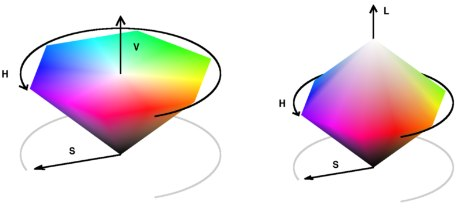
%> input picture colorspace/colorspace_01.jpg, 462 x 209 px
$ octave --eval "result = AshikhminTMO(imread('../../../colorspace/colorspace_01.jpg'));"   (GNU Octave 9; MATLAB toolbox functions it lacks are replaced by stand-ins)
%> lines starting %> are read from the running program, lines starting %| are printed output that depends on the picture
### HDR_Toolbox/source_code/ColorSpace/lum.m
function l=lum(img)
%
%       l=lum(img)
%
%       This function calculates the luminance
%
%
%       input:
%           img: a three color image
%
%       output:
%           l: luminance as XYZ color
%
%     Copyright (C) 2011  Francesco Banterle
%
%     This program is free software: you can redistribute it and/or modify
%     it under the terms of the GNU General Public License as published by
%     the Free Software Foundation, either version 3 of the License, or
%     (at your option) any later version.
%
%     This program is distributed in the hope that it will be useful,
%     but WITHOUT ANY WARRANTY; without even the implied warranty of
%     MERCHANTABILITY or FITNESS FOR A PARTICULAR PURPOSE.  See the
%     GNU General Public License for more details.
%
%     You should have received a copy of the GNU General Public License
%     along with this program.  If not, see <http://www.gnu.org/licenses/>.
%

[r,c,col]=size(img);
%> r = 209; c = 462; col = 3

if(col~=3)
    error('The input image is not a three color channels image!');
end

l=0.213*img(:,:,1)+0.715*img(:,:,2)+0.072*img(:,:,3);
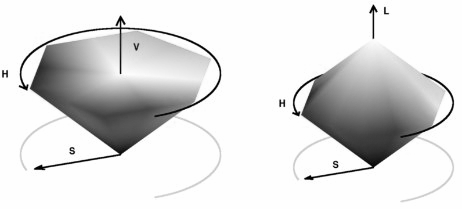
%> l: size 209x462 uint8; min 0, max 254, mean 221.7

end

### HDR_Toolbox/source_code/util/GaussianFilterWindow.m
function imgBlur=GaussianFilterWindow(img,window)
%
%
%       imgBlur=GaussianFilterWindow(img,sigma)
%
%
%       Input:
%           -img: the input image
%           -sigma: the value of the Gaussian filter
%
%       Output:
%           -imgBlur: a filtered image
%
%     Copyright (C) 2011  Francesco Banterle
%
%     This program is free software: you can redistribute it and/or modify
%     it under the terms of the GNU General Public License as published by
%     the Free Software Foundation, either version 3 of the License, or
%     (at your option) any later version.
%
%     This program is distributed in the hope that it will be useful,
%     but WITHOUT ANY WARRANTY; without even the implied warranty of
%     MERCHANTABILITY or FITNESS FOR A PARTICULAR PURPOSE.  See the
%     GNU General Public License for more details.
%
%     You should have received a copy of the GNU General Public License
%     along with this program.  If not, see <http://www.gnu.org/licenses/>.
%

H=fspecial('gaussian',window,GKSigma(window));
imgBlur = imfilter(img,H,'replicate');

end

### HDR_Toolbox/source_code/util/RemoveSpecials.m
function img=RemoveSpecials(img)
%
%
%       img=RemoveSpecials(img)
%
%
%       This function removes specials: Inf and NaN
%
%       Input:
%           -img: an image which can contain float special values
%
%       Output:
%           -img: the image without float special values
%
%     Copyright (C) 2011  Francesco Banterle
%
%     This program is free software: you can redistribute it and/or modify
%     it under the terms of the GNU General Public License as published by
%     the Free Software Foundation, either version 3 of the License, or
%     (at your option) any later version.
%
%     This program is distributed in the hope that it will be useful,
%     but WITHOUT ANY WARRANTY; without even the implied warranty of
%     MERCHANTABILITY or FITNESS FOR A PARTICULAR PURPOSE.  See the
%     GNU General Public License for more details.
%
%     You should have received a copy of the GNU General Public License
%     along with this program.  If not, see <http://www.gnu.org/licenses/>.
%
indx=find(isnan(img)|isinf(img));

img(indx)=0;

end

### HDR_Toolbox/source_code/util/MaxQuart.m
function ret=MaxQuart(matrix,percentile)
%
%
%       ret=MaxQuart(matrix,percentile)
%
%
%       Input:
%           -matrix: a matrix
%           -percentile: the percentile
%
%       Output:
%           -ret: the percentile of the input matrix
%
%     Copyright (C) 2011  Francesco Banterle
%
%     This program is free software: you can redistribute it and/or modify
%     it under the terms of the GNU General Public License as published by
%     the Free Software Foundation, either version 3 of the License, or
%     (at your option) any later version.
%
%     This program is distributed in the hope that it will be useful,
%     but WITHOUT ANY WARRANTY; without even the implied warranty of
%     MERCHANTABILITY or FITNESS FOR A PARTICULAR PURPOSE.  See the
%     GNU General Public License for more details.
%
%     You should have received a copy of the GNU General Public License
%     along with this program.  If not, see <http://www.gnu.org/licenses/>.
%

[n,m]=size(matrix);

matrix=sort(reshape(matrix,n*m,1));

ret=matrix(round(n*m*percentile));

end

### HDR_Toolbox/source_code/Tmo/util/TVI_Ashikhmin.m
function Lout = TVI_Ashikhmin( L )
%
%
%       Lout = TVI_Ashikhmin( L )
%
%
%       The TVI function used in Ashikhmin 2002 TMO
%
%       Input:
%           -L: luminance channel in calibrated units (cd/m^2)
%
%       Output:
%           -Lout: compressed luminance channel
%
%     This program is free software: you can redistribute it and/or modify
%     it under the terms of the GNU General Public License as published by
%     the Free Software Foundation, either version 3 of the License, or
%     (at your option) any later version.
%
%     This program is distributed in the hope that it will be useful,
%     but WITHOUT ANY WARRANTY; without even the implied warranty of
%     MERCHANTABILITY or FITNESS FOR A PARTICULAR PURPOSE.  See the
%     GNU General Public License for more details.
%
%     You should have received a copy of the GNU General Public License
%     along with this program.  If not, see <http://www.gnu.org/licenses/>.
%

%allocate memory
Lout = zeros(size(L));

%Case 1
ind = find(L<0.0034);
Lout(ind) = L(ind)/0.0014;

%Case 2
ind = find(L>=0.0034&L<1);
Lout(ind) = 2.4483+log(L(ind)/0.0034)/0.4027;

%Case 3
ind = find(L>=1&L<7.2444);
Lout(ind) = 16.5630+(L(ind)-1)/0.4027;

%Case 4
ind = find(L>=7.2444);
Lout(ind) = 32.0693+log(L(ind)/7.2444)/0.0556;

end

### HDR_Toolbox/source_code/util/check3Color.m
function check3Color(img)
%
%
%        check3Color(img)
%
%
%        Input:
%           -img: an image to be tested if it is a three colour channels
%           image
%
%     Copyright (C) 2011  Francesco Banterle
%
%     This program is free software: you can redistribute it and/or modify
%     it under the terms of the GNU General Public License as published by
%     the Free Software Foundation, either version 3 of the License, or
%     (at your option) any later version.
%
%     This program is distributed in the hope that it will be useful,
%     but WITHOUT ANY WARRANTY; without even the implied warranty of
%     MERCHANTABILITY or FITNESS FOR A PARTICULAR PURPOSE.  See the
%     GNU General Public License for more details.
%
%     You should have received a copy of the GNU General Public License
%     along with this program.  If not, see <http://www.gnu.org/licenses/>.
%

%is a three color channels image?
if(size(img,3)~=3)
    error('The image has to be a three color channels image.');
end

end

### HDR_Toolbox/source_code/util/GKSigma.m
function sigma=GKSigma(window)
%
%
%       window=GKSigma(window)
%
%
%       Input:
%           -window: the size of the window of the filter
%
%       Onput:
%           -sigma: the sigma of the Gaussian filter
%
%
%     Copyright (C) 2011  Francesco Banterle
%
%     This program is free software: you can redistribute it and/or modify
%     it under the terms of the GNU General Public License as published by
%     the Free Software Foundation, either version 3 of the License, or
%     (at your option) any later version.
%
%     This program is distributed in the hope that it will be useful,
%     but WITHOUT ANY WARRANTY; without even the implied warranty of
%     MERCHANTABILITY or FITNESS FOR A PARTICULAR PURPOSE.  See the
%     GNU General Public License for more details.
%
%     You should have received a copy of the GNU General Public License
%     along with this program.  If not, see <http://www.gnu.org/licenses/>.
%

sigma=window/5;

end

### HDR_Toolbox/source_code/Tmo/AshikhminTMO.m
function imgOut=AshikhminTMO(img, LdMax, pLocal)
%
%
%      imgOut=AshikhminTMO(img, LdMax, pLocal)
%
%
%       Input:
%           -img: input HDR image
%           -LdMax: maximum output luminance of the LDR display
%           -pLocal: boolean value. If it is true a local version is used
%                   otherwise a global version.
%
%       Output:
%           -imgOut: output tone mapped image in linear domain
%
%     This program is free software: you can redistribute it and/or modify
%     it under the terms of the GNU General Public License as published by
%     the Free Software Foundation, either version 3 of the License, or
%     (at your option) any later version.
%
%     This program is distributed in the hope that it will be useful,
%     but WITHOUT ANY WARRANTY; without even the implied warranty of
%     MERCHANTABILITY or FITNESS FOR A PARTICULAR PURPOSE.  See the
%     GNU General Public License for more details.
%
%     You should have received a copy of the GNU General Public License
%     along with this program.  If not, see <http://www.gnu.org/licenses/>.
%

%is it a three color channels image?
check3Color(img);

%Luminance channel
L=lum(img);

if(~exist('pLocal'))
    pLocal=1;
end

if(~exist('LdMax'))
    LdMax=100;
end

%Local calculation?
if(pLocal)
    %precompute 10 filtered images
    sMax=10;    %sMax should be one degree of visual angle, the value is set as in the original paper
    [r,c]=size(L);
%> r = 209; c = 462
    Lfiltered=zeros(r,c,sMax); %filtered images
    LC=zeros(r,c,sMax);
    for i=1:sMax
       Lfiltered(:,:,i)=GaussianFilterWindow(L,i+1);
       %normalized difference of Gaussian levels
       LC(:,:,i)=RemoveSpecials(abs(Lfiltered(:,:,i)-GaussianFilterWindow(L,(i+1)*2))./Lfiltered(:,:,i));
    end
%> this loop made 10 passes
%> pass 1, in GaussianFilterWindow, `imgBlur = imfilter(img,H,'replicate');`:
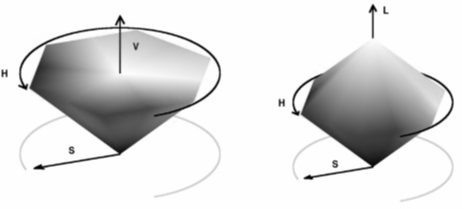
%> imgBlur: size 209x462 uint8; min 1, max 254, mean 221.7

    %threshold is a constant for solving the band-limited local contrast LC at a given
    %image location. This is kept as in the original paper
    threshold=0.5;

    %adaptation image
    L_adapt=-ones(size(L));
    for i=1:sMax
        ind=find(LC(:,:,i)<threshold);
        L_adapt(ind)=Lfiltered(r*c*(i-1)+ind);
    end
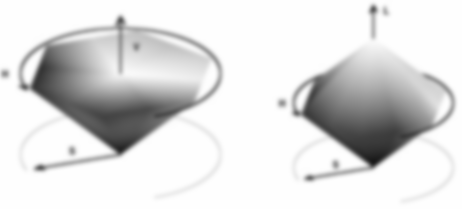
%> L_adapt: size 209x462 double; min 25, max 254, mean 221.7

    %set the maximum level
    ind=find(L_adapt<0);
%> ind = []
    L_adapt(ind)=Lfiltered(r*c*(sMax-1)+ind);

    %Remove the detail layer
    Ldetail=RemoveSpecials(L./L_adapt);
%> in RemoveSpecials (call 11), `img(indx)=0;`:
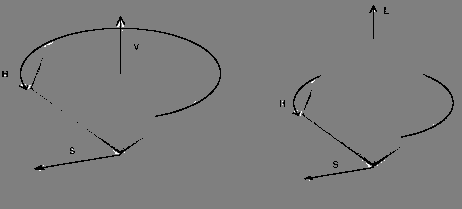
%> img: size 209x462 uint8; min 0, max 2, mean 0.984; drawn with min black and max white
    L=L_adapt;
end

%Roboust maximum and minimum
maxL=MaxQuart(L,0.9995);
%> in MaxQuart, `ret=matrix(round(n*m*percentile));`: ret = 254
%> maxL = 254
minL=MaxQuart(L,0.0005);
%> minL = 33

%Range compression
maxL_TVI=TVI_Ashikhmin(maxL);
%> in TVI_Ashikhmin, `ind = find(L<0.0034);`: ind = []
%> in TVI_Ashikhmin, `ind = find(L>=7.2444);`: ind = 1
%> maxL_TVI = 96.05
minL_TVI=TVI_Ashikhmin(minL);
%> minL_TVI = 59.34

Ld=LdMax*(TVI_Ashikhmin(L)-minL_TVI)/(maxL_TVI-minL_TVI);
%> in TVI_Ashikhmin (call 3), `ind = find(L<0.0034);`: ind = []
%> in TVI_Ashikhmin (call 3), `Lout(ind) = L(ind)/0.0014;`: Lout: size 209x462 double; every value is 0
%> in TVI_Ashikhmin (call 3), `ind = find(L>=7.2444);`: ind = 96558 values from 1 to 96558
%> in TVI_Ashikhmin (call 3), `Lout(ind) = 32.0693+log(L(ind)/7.2444)/0.0556;`:
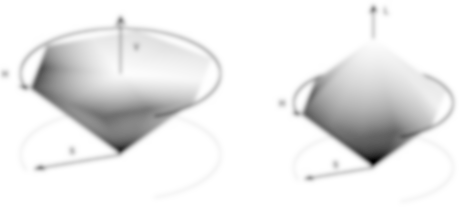
%> Lout: size 209x462 double; min 54.35, max 96.05, mean 92.7; drawn with min black and max white

%Local Recombination
if(pLocal)
    Ld=Ld.*Ldetail;
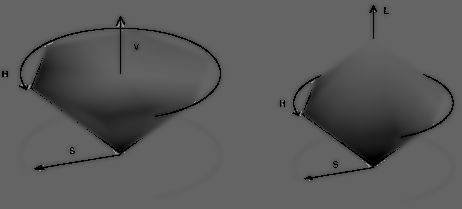
%> Ld: size 209x462 uint8; min 0, max 160, mean 89.8
end

%Removing the old luminance
imgOut=zeros(size(img));
for i=1:3
    imgOut(:,:,i)=img(:,:,i)./lum(img).*Ld;
end
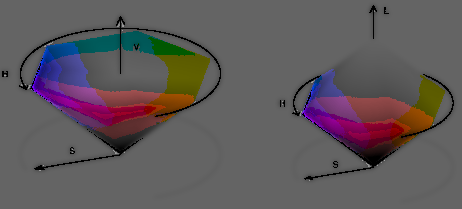
%> imgOut: size 209x462x3 double; mean R, G, B 94.9, 88.3, 91.1

imgOut=RemoveSpecials(imgOut);

end

$ run again, on colorspace/colorspace_02.jpg
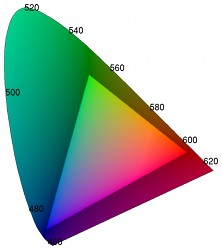
%> input picture colorspace/colorspace_02.jpg, 222 x 250 px
%> after the loop in AshikhminTMO, `for i=1:sMax`:
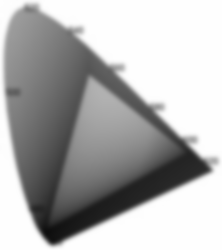
%> L_adapt: size 250x222 double; min 13, max 254, mean 177.1
%> in AshikhminTMO, `ind=find(L_adapt<0);`: ind = []
%> ret = 254
%> minL = 15
%> in TVI_Ashikhmin, `ind = find(L<0.0034);`: ind = []
%> in TVI_Ashikhmin, `ind = find(L>=7.2444);`: ind = 1
%> maxL_TVI = 96.05
%> minL_TVI = 45.16
%> after the loop in AshikhminTMO, `for i=1:3`:
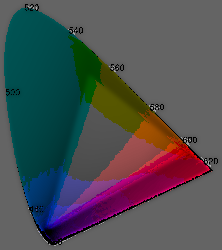
%> imgOut: size 250x222x3 double; mean R, G, B 76, 78.6, 82.1

$ run again, on colorspace/colorspace_03.jpg
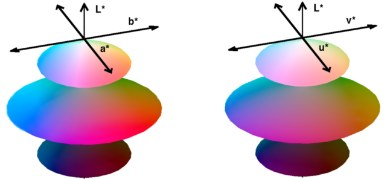
%> input picture colorspace/colorspace_03.jpg, 387 x 179 px
%> after the loop in AshikhminTMO, `for i=1:sMax`:
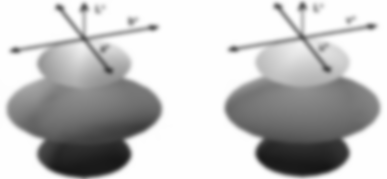
%> L_adapt: size 179x387 double; min 22, max 254, mean 194.2
%> in AshikhminTMO, `ind=find(L_adapt<0);`: ind = []
%> ret = 254
%> minL = 23
%> in TVI_Ashikhmin, `ind = find(L<0.0034);`: ind = []
%> in TVI_Ashikhmin, `ind = find(L>=7.2444);`: ind = 1
%> maxL_TVI = 96.05
%> minL_TVI = 52.85
%> after the loop in AshikhminTMO, `for i=1:3`:
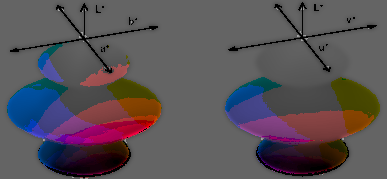
%> imgOut: size 179x387x3 double; mean R, G, B 88.3, 81.3, 86.5
